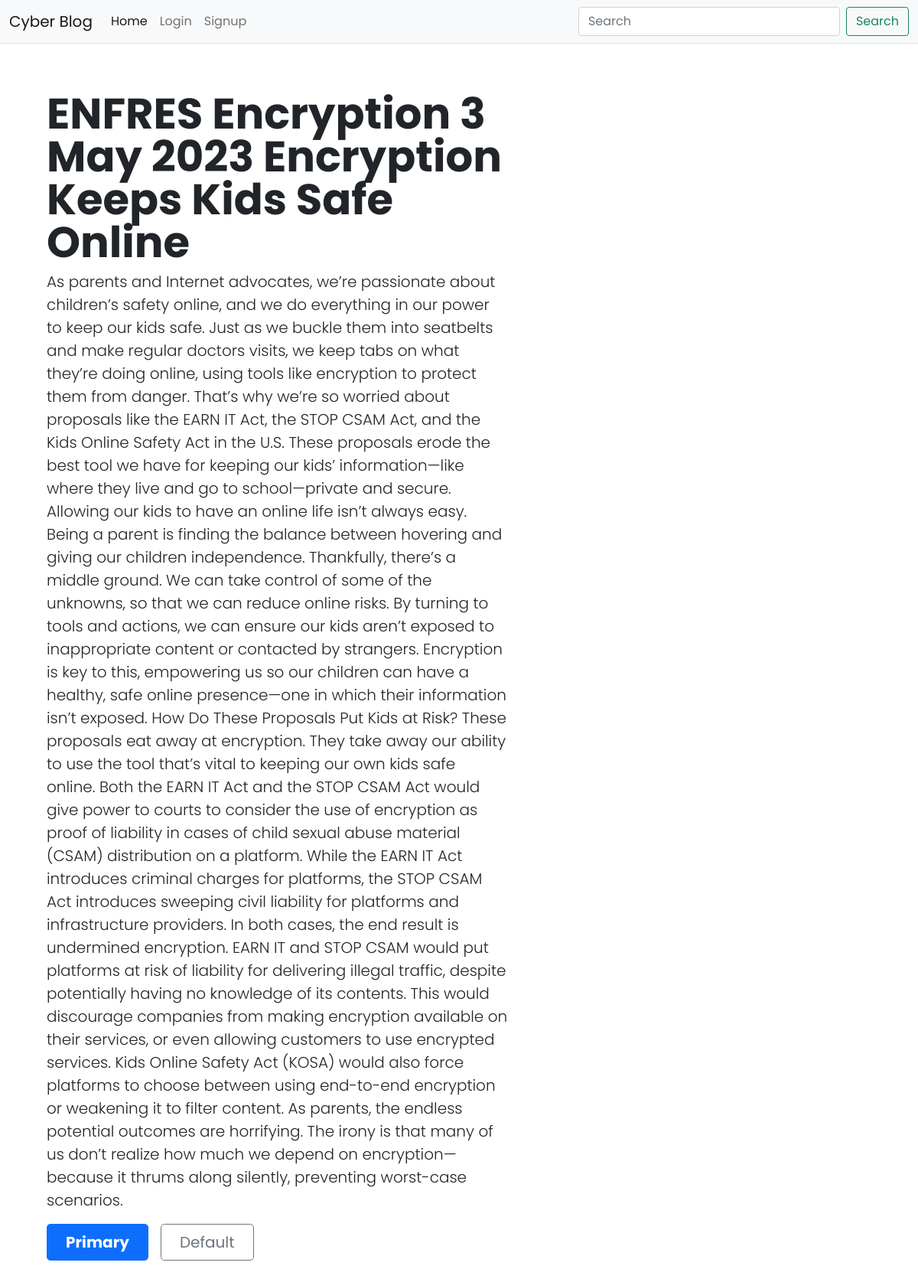
The page /blog-detail/14 on the database its author committed.
### blogs/models.py (models this page shows, shortened)
class Blog(models.Model):
    user_id = models.ForeignKey(User, on_delete=models.CASCADE)
    title = models.CharField(max_length=150)
    excerpt = models.CharField(max_length=80, default="")
    desc = models.TextField()
    date = models.DateTimeField(auto_now_add=True, null=True)
    Image = models.ImageField(upload_to ='uploads/', null = True)

### blogs/views.py (the view)
# urls.py: path("blog-detail/<int:id>", views.BlogDetail, name = "BlogDetail"),
def BlogDetail(request, id):
    blog = Blog.objects.get(id = id)
    contexet = {'blog': blog}
    return render (request, 'blog/detailpost.html', contexet)

### templates/blog/detailpost.html (shortened to what this page needs)
<!doctype html>
<html lang="en">
<head>
    <link href="https://cdn.jsdelivr.net/npm/bootstrap@5.0.2/dist/css/bootstrap.min.css" rel="stylesheet"
>
</head>
<body>
    <nav class="navbar navbar-expand-lg navbar-light bg-light">
        <div class="container-fluid">
            <a class="navbar-brand" href="/">Cyber Blog</a>
            <div class="collapse navbar-collapse" id="navbarSupportedContent">
                <ul class="navbar-nav me-auto mb-2 mb-lg-0">
                    <li class="nav-item">
                        <a class="nav-link active" aria-current="page" href="/">Home</a>
                    </li>
                    {% if user.is_authenticated %}
                    <li class="nav-item">
                        <a class="nav-link" href="/">{{request.user}}</a>
                    </li>
                    <li class="nav-item">
                        <a class="nav-link" href="/upload-post">Post Blog</a>
                    </li>
                    <li class="nav-item">
                        <a class="nav-link" href="/logout">Logout</a>
                    </li>
                    {% if user.id == blog.user_id_id %}
                    <li class="nav-item">
                        <a class="nav-link" href="/delete/{{blog.id}}">Delete</a>
                    </li>
                    <li class="nav-item">
                        <a class="nav-link" href="/edit-blog/{{blog.id}}">Edit</a>
                    </li>
                    {% endif %}
                    {% else %}
                    <li class="nav-item">
                        <a class="nav-link" href="/login">Login</a>
                    </li>
                    <li class="nav-item">
                        <a class="nav-link" href="/register">Signup</a>
                    </li>
                    {% endif %}
                </ul>
                <form class="d-flex">
                    <input class="form-control me-2" type="search" placeholder="Search" aria-label="Search">
                    <button class="btn btn-outline-success" type="submit">Search</button>
                </form>
            </div>
        </div>
    </nav>
    <div class="row p-4 pb-0 pe-lg-0 pt-lg-5 align-items-center rounded-3 border shadow-lg">
        <div class="col-lg-7 p-3 p-lg-5 pt-lg-3">
            <h1 class="display-4 fw-bold lh-1">{{blog.title}}</h1>
            <p class="lead">{{blog.desc}}</p>
            <div class="d-grid gap-2 d-md-flex justify-content-md-start mb-4 mb-lg-3">
                <button type="button" class="btn btn-primary btn-lg px-4 me-md-2 fw-bold">Primary</button>
                <button type="button" class="btn btn-outline-secondary btn-lg px-4">Default</button>
            </div>
        </div>
    </div>
</body>
</html>

### templates/blog/detailpost.html (style rules this page uses)
body { font-family: "Poppins", sans-serif !important; }

### rows shown on the page
Blog: title "ENFRES Encryption 3 May 2023 Encryption Keeps Kids Safe Online", desc "As parents and Internet advocates, we’re passionate about children’s safety online, and we do everything in our power to keep our kids safe. Just as we buckle them into seatbelts and make regular doctors visits, we keep tabs on what they’re doing online, using tools like encryption to protect them from danger. That’s why we’re so worried about proposals like the EARN IT Act, the STOP CSAM Act, and the Kids Online Safety Act in the U.S. These proposals erode the best tool we have for keeping our kids’ information—like where they live and go to school—private and secure. Allowing our kids to have an online life isn’t always easy. Being a parent is finding the balance between hovering and…"
